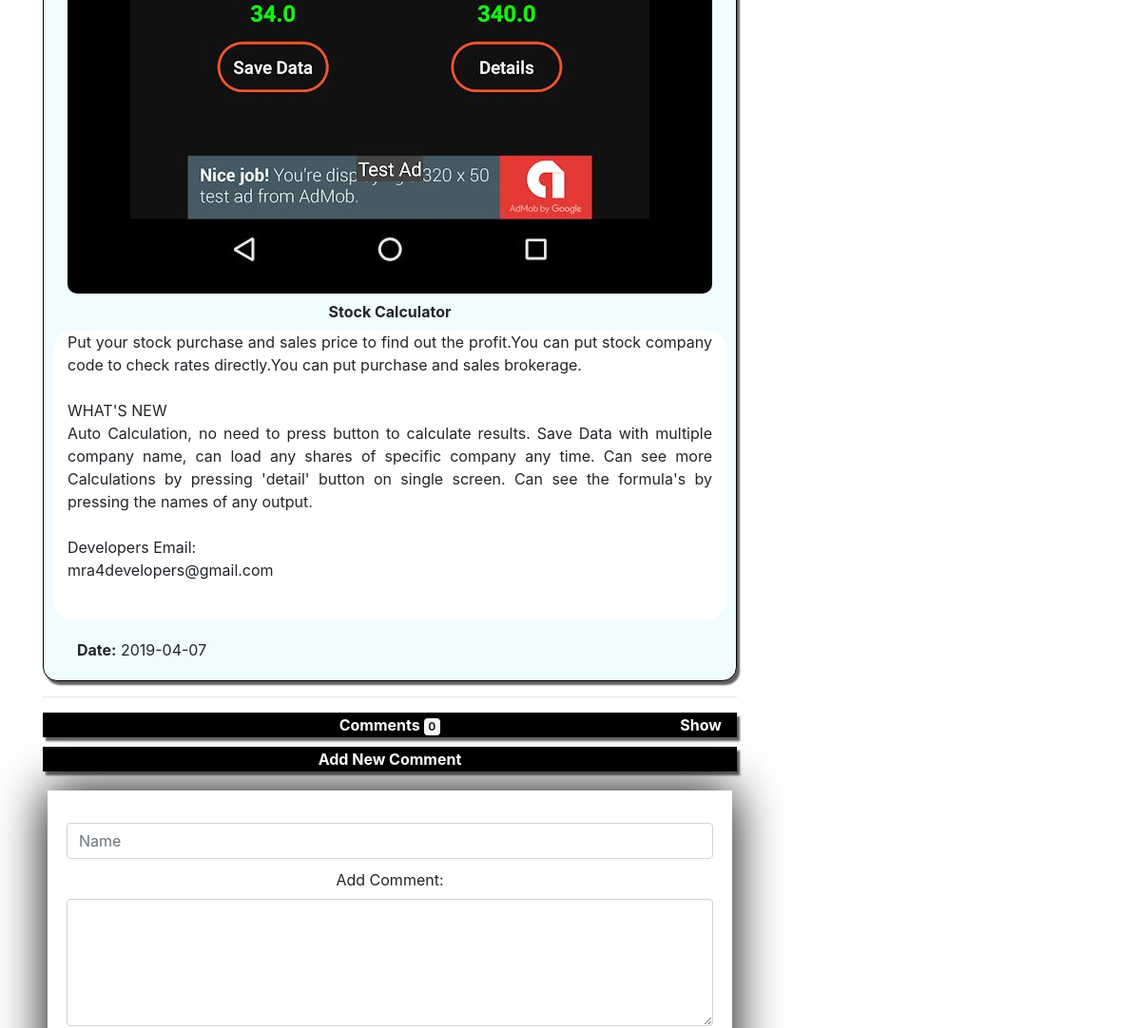
Page /openPostDetails.php?id=16 (middle part) on the earlier database version.
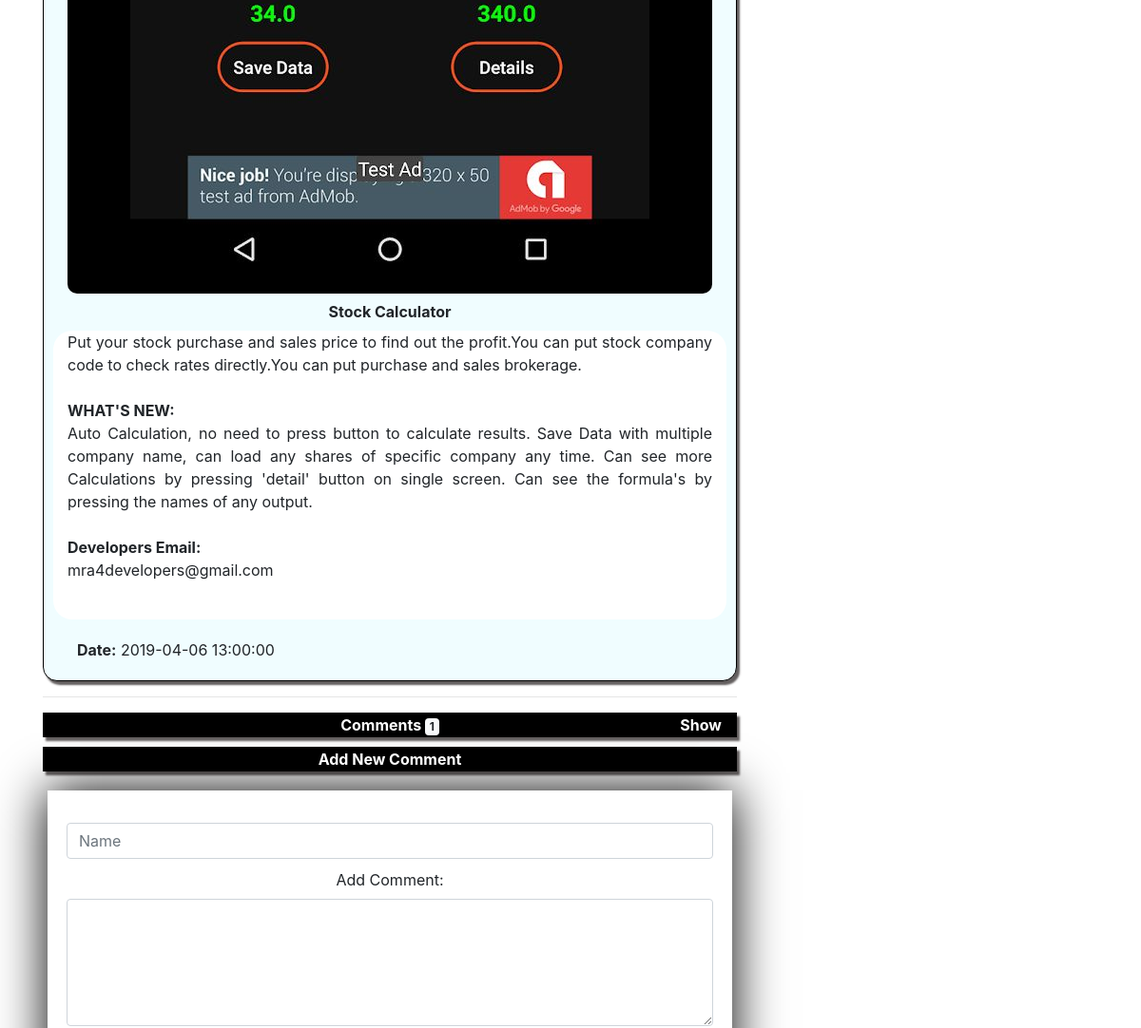
Same page on the later database version.
### tables this page shows
CREATE TABLE `mra_post` (
  `id` int(100) NOT NULL,
  `date` timestamp NOT NULL DEFAULT CURRENT_TIMESTAMP ON UPDATE CURRENT_TIMESTAMP,
  `title` text NOT NULL,
  `details` text NOT NULL,
  `img` text NOT NULL,
  `imgName` text NOT NULL,
  `cat` varchar(20) NOT NULL,
  `etc` text NOT NULL
);

### openPostDetails.php (the view, shortened to what this page needs)
<?php
require( "admin/config/db.php" );
mysqli_set_charset( $conn, "utf8mb4" );
?>
<!DOCTYPE html>
<html>
<head>
	<?php
	include "templates/commonTopLibraries.php";
	?>
</head>
<body class="mainBackgroundColor">
	<div>
		<div class="container mainContainer marginTopByFive">
			<div class="row text-center">
				<div class="col-lg-8 col-12">
					<?php
					$postID = $_GET[ 'id' ];
					$queryIndexPage = "SELECT *
										FROM mra_post
										WHERE id='$postID'";
					$connectToQueryIndexPage = mysqli_query( $conn, $queryIndexPage );
					$getEachRow = mysqli_fetch_array( $connectToQueryIndexPage );
					$storeDate = $getEachRow[ 'date' ];
					$storeDetails = $getEachRow[ 'details' ];
					$storeImage = $getEachRow[ 'img' ];
					$storeImageName = $getEachRow[ 'imgName' ];
					?>
					<div class="showBoarder eachMainPostUpperBottom lightBlueBackground boarderShadow">
						<div class="row marginAllSidesByTen">
							<div class="col-lg-12">
								<div class="radiusOfBoarder">
									<div style="background: black; border-radius: 10px;">
										<img alt="PostImage" class="imageStyleOfPosts img-fluid" src="assets/images/dynamic/postMainImage/<?php echo $storeImage; ?>">
									</div>
									<h4 class="boldText reponsiveTextSizeMaxSixteen eachMainPostUpperBottom">
										<?php echo $storeImageName; ?>
									</h4>
								</div>
							</div>
							<div class="col-lg-12 whiteColorBackground reponsiveTextSizeMaxSixteen justifiedParagraph radiusOfBoarder">
								<p>
									<?php echo nl2br($storeDetails); ?>
								</p>
							</div>
						</div>
						<div class="row marginAllSidesByTwenty">
							<div class="col-6 alignLeft">
								<span class="boldText">Date:</span>
								<?php echo $storeDate; ?>
							</div>
							<div class="col-6 alignRight"></div>
						</div>
					</div>
					<hr>
					<?php
					$comment_query = "Select *
										FROM mra_comments
										WHERE id_post_fk = '$postID'";
					$connect_to_query = mysqli_query( $conn, $comment_query );
					$count_rows = mysqli_num_rows( $connect_to_query );
						?>
					<div id="commentsHeader" class="col-12 showBoarderWithNoRadious marginTopBottomByTen boldText whiteTextWithBlackBackground boarderShadow disableHover">
						<div class="row" style="text-align: center;">
							<div class="col-4" style="text-align: center;">
							</div>
							<div class="col-4 reponsiveTextSizeMaxSixteen" style="text-align: center;">
								Comments
								<span class="badge badge-light">
									<?php echo $count_rows; ?>
								</span>
							</div>
							<div id="showHideLabel" class="col-4 reponsiveTextSizeMaxSixteen" style="text-align: right;">
							</div>
						</div>
					</div>
						<div class="showBoarderWithNoRadious marginTopBottomByTen boldText whiteTextWithBlackBackground boarderShadow">
							Add New Comment
						</div>
						<div class=" eachMainPostUpperBottom " style="box-shadow: 0px 0px 50px black; margin: 20px 5px;"><br>
							<form action="" method="post" enctype="multipart/form-data">
								<div style="margin: 10px;">
									<div class="boldText" style="text-align: left; margin: 10px;">
										<input class="form-control" type="text" name="comntName" id="comntNameID" placeholder="Name">
									</div>
									<div style="margin: 10px;">
										<label for="comntTextID">Add Comment:</label>
										<textarea required class="form-control" id="comntTextID" name="comntText" rows=5></textarea>
									</div>
								</div>
							</form>
						</div>
				</div>
				<?php
				include "templates/sideBarTemplate.php";
				?>
			</div>
		</div>
	</div>
</body>
</html>

Differences in the rows shown:
changed mra_post "Stock Calculator": details "…and sales brokerage. WHAT'S NEW Auto Calculation, no need…" → "…and sales brokerage. WHAT'S NEW: Auto Calculation, no need…"; date "2019-04-07" → "2019-04-06 13:00:00"
Other differences:
$count_rows: "0" → "1"
